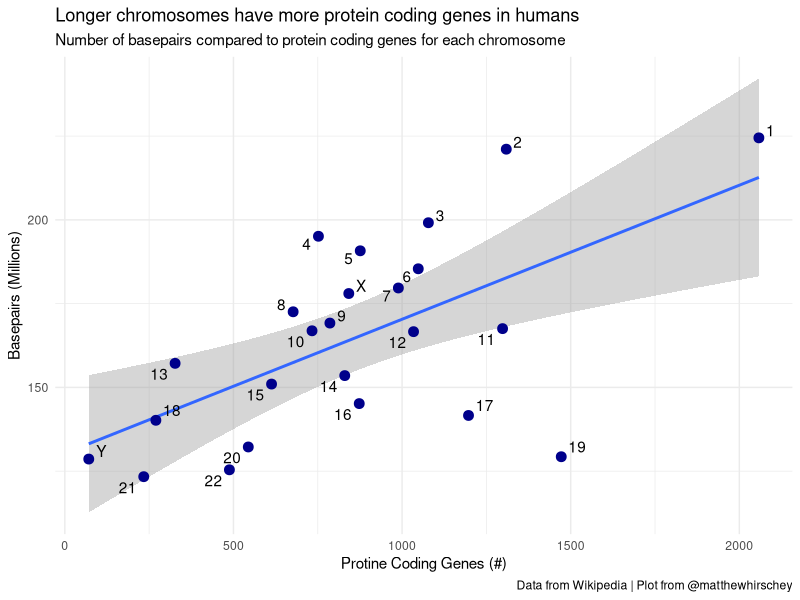
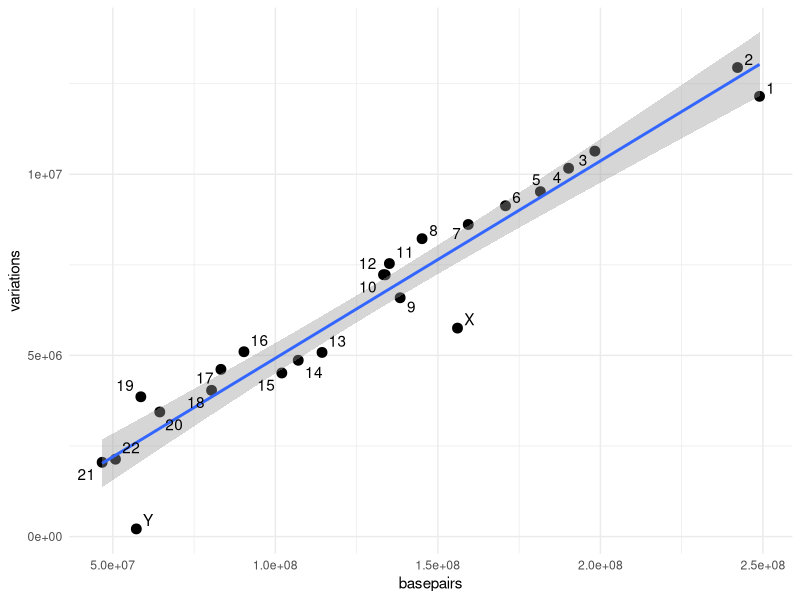
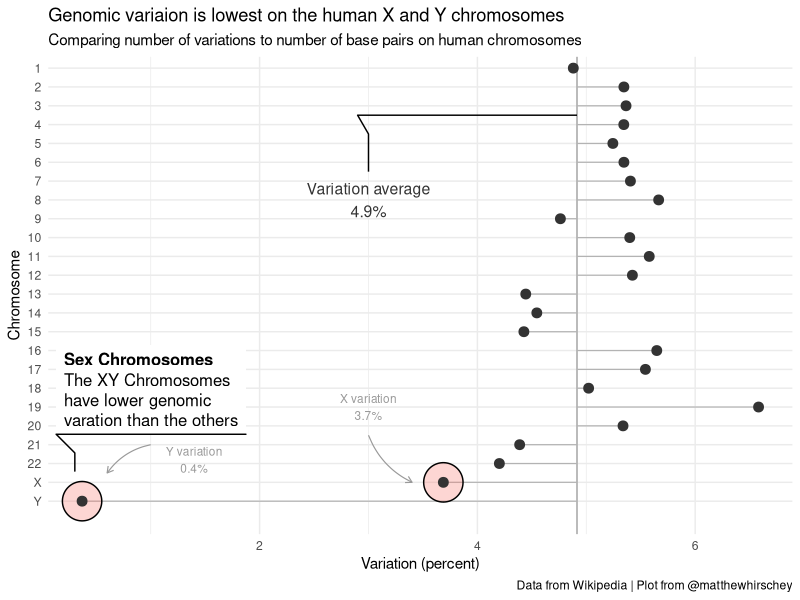

Write the R code that produced these figures, in order.
## ---- chunk 1
library(tidyverse)
library(here)
library(glue)
library(ggrepel)
library(ggforce)

#uncomment (or select) to clear environment; good for provenance
rm(list=ls()) 
## ---- chunk 2
genome <- read_csv(here::here("5_markdown", "genome.csv"), col_names = TRUE)
#cleaning step, required to put ("relevel") chromosomes in proper order
chromosome_levels <- c("1", "2", "3", "4", "5", "6", "7", "8", "9", "10", "11", "12", "13", "14", "15", "16", "17", "18", "19", "20", "21", "22", "X", "Y")
genome$chromosome <- fct_relevel(genome$chromosome, chromosome_levels)

#add some new variables; went back to add these after EDA below.
genome <- genome %>% 
  mutate(percent_var = variations/basepairs) %>% #this adds a new column called percent_var to calculate the number of variations/basepairs
  mutate(xy = if_else(str_detect(chromosome, "X") | str_detect(chromosome, "Y"), TRUE, FALSE))  #adds a boolean for whether this is an XY chromosome or not to call them out in the graph
## ---- chunk 3
glimpse(genome)
## ---- chunk 4
ggplot(genome, aes(x = protein_codinggenes, y = basepairs)) +
  geom_smooth(formula = y ~ x, method = lm, se = TRUE) +
  geom_point(color = "darkblue", size = 3) +
  labs(x = "Protine Coding Genes (#)", y = "Basepairs (Millions)", title = "Longer chromosomes have more protein coding genes in humans", subtitle = "Number of basepairs compared to protein coding genes for each chromosome", caption = "Data from Wikipedia | Plot from @matthewhirschey") +
  scale_y_continuous(labels = c(100, 150, 200, 250)) +
  geom_text_repel(aes(label = chromosome)) +
  theme_minimal() +
  NULL

#variation EDA
genome %>% mutate(percent_var = variations/basepairs) %>% select(chromosome, percent_var) %>% arrange(percent_var)

#Y chromosome has much* less variation. Let's see what this looks like...
## ---- chunk 5
ggplot(genome, aes(x = basepairs, y = variations)) +
  geom_point(size = 3) +
  geom_smooth(formula = y ~ x, method = lm) +
  #labs(x = "Number of Basepairs", y = "Number of Genomic Variants", title = "Genomic Variaion is lowest on the human X and Y chromosomes", subtitle = "Comparison ", caption = "Data from Wikipedia | Plot from @hirscheylab") +
  theme_minimal() +
  #scale_y_continuous(labels = c(50, 100, 150, 200, 250)) +
  geom_text_repel(aes(label = chromosome)) +
  NULL
## ---- chunk 6
#autocalc mean variation for graph
mean_variation <- mean(genome$percent_var)

#this is a string that labels the graph using the annotate() layer
desc <- c("The XY Chromosomes have lower genomic varation than the others")

#xy var
x_var <- genome %>% filter(chromosome == "X") %>% select(percent_var) %>% pull()
y_var <- genome %>% filter(chromosome == "Y") %>% select(percent_var) %>% pull()

#this is code to draw a path (line) on the graph to match the style of ggforce()
path <- tibble(
  x = c(.03, .03, .029, mean_variation),
  y = c(18.5, 20.5, 21.5, 21.5)
)

#this is code to draw arrows
arrows <- tibble(
  x1 = c(.03, .01),
  x2 = c(.034, 0.006),
  y1 = c(4.5, 4),
  y2 = c(2, 2.5)
)

ggplot(genome, aes(x = percent_var, y = fct_rev(chromosome))) +
  geom_vline(aes(xintercept = mean_variation), color = "gray70", size = 0.6) +
  geom_segment(aes(y = fct_rev(chromosome), yend = fct_rev(chromosome), x = mean_variation, xend = percent_var), size = 0.4, color = "gray70") +
  geom_mark_ellipse(aes(filter = chromosome == "Y", label = 'Sex Chromosomes', 
                        description = desc, fill = xy)) +
  geom_mark_ellipse(aes(filter = chromosome == "X", fill = xy)) +
  geom_point(size = 3, color = "gray20") +
  theme_minimal() +
  labs(x = "Variation (percent)", y = "Chromosome", title = "Genomic variaion is lowest on the human X and Y chromosomes", subtitle = "Comparing number of variations to number of base pairs on human chromosomes", caption = "Data from Wikipedia | Plot from @matthewhirschey") +
  annotate("text", x = 0.03, y = 17, size = 4, color = "gray20",
           label = glue::glue("Variation average\n{round(mean_variation*100, 1)}%")) +
  geom_path(data = path, aes(x = x, y = y)) +
  theme(legend.position = "none") + #removes the lengend
  coord_cartesian(ylim = c(-0.15, 24)) +
  annotate("text", x = 0.03, y = 6, size = 3, color = "gray60",
           label = glue::glue("X variation\n{round(x_var*100, 1)}%")) +
  annotate("text", x = 0.014, y = 3.2, size = 3, color = "gray60",
           label = glue::glue("Y variation\n{round(y_var*100, 1)}%")) +
  geom_curve(data = arrows, aes(x = x1, y = y1, xend = x2, yend = y2),
             arrow = arrow(length = unit(0.07, "inch")), size = 0.4,
             color = "gray60", curvature = 0.2) +
  scale_x_continuous(labels = c(0, 2, 4, 6)) +
  NULL

#save your new plot to have an image for your final presentation
ggsave(here::here("5_markdown", "variation.png"), plot = last_plot(), height = 5, width = 7, units = "in", dpi = 300) #plan on changing the width:height ratio for your own plot
## ---- chunk 7
utils:::print.sessionInfo(sessionInfo()[-8]) 
#You can remove an item from sessionInfo(), which is a list with a class attribute, by printing the resulting object omitting one of the list items (omitted list of packages installed, but not loaded)
